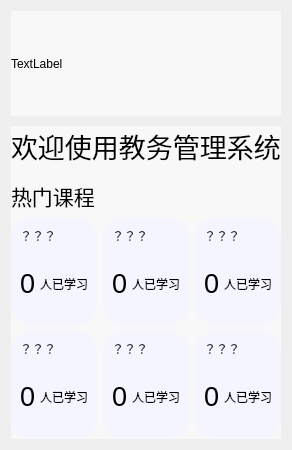
       <widget class="QWidget" name="page">
        <layout class="QHBoxLayout" name="horizontalLayout_5">
         <item>
          <layout class="QVBoxLayout" name="verticalLayout_4" stretch="1,3">
           <property name="spacing">
            <number>10</number>
           </property>
           <item>
            <widget class="QLabel" name="label_2">
             <property name="styleSheet">
              <string notr="true">background-color: rgb(248, 248, 248);</string>
             </property>
             <property name="text">
              <string>TextLabel</string>
             </property>
            </widget>
           </item>
           <item>
            <widget class="QWidget" name="widget_2" native="true">
             <property name="font">
              <font>
               <pointsize>9</pointsize>
              </font>
             </property>
             <property name="styleSheet">
              <string notr="true">background-color: rgb(248, 248, 248);</string>
             </property>
             <layout class="QHBoxLayout" name="horizontalLayout_20">
              <property name="spacing">
               <number>6</number>
              </property>
              <property name="leftMargin">
               <number>0</number>
              </property>
              <property name="topMargin">
               <number>0</number>
              </property>
              <property name="rightMargin">
               <number>0</number>
              </property>
              <property name="bottomMargin">
               <number>0</number>
              </property>
              <item>
               <layout class="QVBoxLayout" name="verticalLayout_13">
                <item>
                 <layout class="QVBoxLayout" name="verticalLayout_6">
                  <property name="spacing">
                   <number>4</number>
                  </property>
                  <item>
                   <widget class="QLabel" name="label_3">
                    <property name="font">
                     <font>
                      <pointsize>20</pointsize>
                     </font>
                    </property>
                    <property name="text">
                     <string>欢迎使用教务管理系统</string>
                    </property>
                   </widget>
                  </item>
                  <item>
                   <layout class="QHBoxLayout" name="horizontalLayout_8">
                    <property name="topMargin">
                     <number>10</number>
                    </property>
                    <property name="rightMargin">
                     <number>20</number>
                    </property>
                    <item>
                     <widget class="QLabel" name="label_4">
                      <property name="font">
                       <font>
                        <pointsize>16</pointsize>
                       </font>
                      </property>
                      <property name="text">
                       <string>热门课程</string>
                      </property>
                     </widget>
                    </item>
                   </layout>
                  </item>
                 </layout>
                </item>
                <item>
                 <layout class="QGridLayout" name="gridLayout">
                  <item row="0" column="0">
                   <widget class="QWidget" name="widget_6" native="true">
                    <property name="styleSheet">
                     <string notr="true">background-color: rgb(245, 245, 255);
border-radius:20px;</string>
                    </property>
                    <layout class="QHBoxLayout" name="horizontalLayout_7">
                     <item>
                      <layout class="QVBoxLayout" name="verticalLayout_5">
                       <item>
                        <widget class="QLabel" name="label_14">
                         <property name="text">
                          <string>？？？</string>
                         </property>
                        </widget>
                       </item>
                       <item>
                        <spacer name="verticalSpacer_2">
                         <property name="orientation">
                          <enum>Qt::Vertical</enum>
                         </property>
                         <property name="sizeHint" stdset="0">
                          <size>
                           <width>20</width>
                           <height>40</height>
                          </size>
                         </property>
                        </spacer>
                       </item>
                       <item>
                        <layout class="QHBoxLayout" name="horizontalLayout_6">
                         <property name="spacing">
                          <number>0</number>
                         </property>
                         <item>
                          <widget class="QLabel" name="label_15">
                           <property name="font">
                            <font>
                             <pointsize>20</pointsize>
                            </font>
                           </property>
                           <property name="text">
                            <string>0</string>
                           </property>
                          </widget>
                         </item>
                         <item>
                          <widget class="QLabel" name="label_16">
                           <property name="text">
                            <string>人已学习</string>
                           </property>
                           <property name="alignment">
                            <set>Qt::AlignRight|Qt::AlignTrailing|Qt::AlignVCenter</set>
                           </property>
                          </widget>
                         </item>
                        </layout>
                       </item>
                       <item>
                        <spacer name="verticalSpacer_3">
                         <property name="orientation">
                          <enum>Qt::Vertical</enum>
                         </property>
                         <property name="sizeHint" stdset="0">
                          <size>
                           <width>20</width>
                           <height>40</height>
                          </size>
                         </property>
                        </spacer>
                       </item>
                      </layout>
                     </item>
                    </layout>
                   </widget>
                  </item>
                  <item row="0" column="1">
                   <widget class="QWidget" name="widget_7" native="true">
                    <property name="styleSheet">
                     <string notr="true">background-color: rgb(245, 245, 255);
border-radius:20px;</string>
                    </property>
                    <layout class="QHBoxLayout" name="horizontalLayout_10">
                     <item>
                      <layout class="QVBoxLayout" name="verticalLayout_8">
                       <item>
                        <widget class="QLabel" name="label_20">
                         <property name="text">
                          <string>？？？</string>
                         </property>
                        </widget>
                       </item>
                       <item>
                        <spacer name="verticalSpacer_6">
                         <property name="orientation">
                          <enum>Qt::Vertical</enum>
                         </property>
                         <property name="sizeHint" stdset="0">
                          <size>
                           <width>20</width>
                           <height>40</height>
                          </size>
                         </property>
                        </spacer>
                       </item>
                       <item>
                        <layout class="QHBoxLayout" name="horizontalLayout_11">
                         <property name="spacing">
                          <number>0</number>
                         </property>
                         <item>
                          <widget class="QLabel" name="label_21">
                           <property name="font">
                            <font>
                             <pointsize>20</pointsize>
                            </font>
                           </property>
                           <property name="text">
                            <string>0</string>
                           </property>
                          </widget>
                         </item>
                         <item>
                          <widget class="QLabel" name="label_22">
                           <property name="text">
                            <string>人已学习</string>
                           </property>
                           <property name="alignment">
                            <set>Qt::AlignRight|Qt::AlignTrailing|Qt::AlignVCenter</set>
                           </property>
                          </widget>
                         </item>
                        </layout>
                       </item>
                       <item>
                        <spacer name="verticalSpacer_7">
                         <property name="orientation">
                          <enum>Qt::Vertical</enum>
                         </property>
                         <property name="sizeHint" stdset="0">
                          <size>
                           <width>20</width>
                           <height>40</height>
                          </size>
                         </property>
                        </spacer>
                       </item>
                      </layout>
                     </item>
                    </layout>
                   </widget>
                  </item>
                  <item row="0" column="2">
                   <widget class="QWidget" name="widget_8" native="true">
                    <property name="styleSheet">
                     <string notr="true">background-color: rgb(245, 245, 255);
border-radius:20px;</string>
                    </property>
                    <layout class="QHBoxLayout" name="horizontalLayout_12">
                     <item>
                      <layout class="QVBoxLayout" name="verticalLayout_9">
                       <item>
                        <widget class="QLabel" name="label_23">
                         <property name="text">
                          <string>？？？</string>
                         </property>
                        </widget>
                       </item>
                       <item>
                        <spacer name="verticalSpacer_8">
                         <property name="orientation">
                          <enum>Qt::Vertical</enum>
                         </property>
                         <property name="sizeHint" stdset="0">
                          <size>
                           <width>20</width>
                           <height>40</height>
                          </size>
                         </property>
                        </spacer>
                       </item>
                       <item>
                        <layout class="QHBoxLayout" name="horizontalLayout_13">
                         <property name="spacing">
                          <number>0</number>
                         </property>
                         <item>
                          <widget class="QLabel" name="label_24">
                           <property name="font">
                            <font>
                             <pointsize>20</pointsize>
                            </font>
                           </property>
                           <property name="text">
                            <string>0</string>
                           </property>
                          </widget>
                         </item>
                         <item>
                          <widget class="QLabel" name="label_25">
                           <property name="text">
                            <string>人已学习</string>
                           </property>
                           <property name="alignment">
                            <set>Qt::AlignRight|Qt::AlignTrailing|Qt::AlignVCenter</set>
                           </property>
                          </widget>
                         </item>
                        </layout>
                       </item>
                       <item>
                        <spacer name="verticalSpacer_9">
                         <property name="orientation">
                          <enum>Qt::Vertical</enum>
                         </property>
                         <property name="sizeHint" stdset="0">
                          <size>
                           <width>20</width>
                           <height>40</height>
                          </size>
                         </property>
                        </spacer>
                       </item>
                      </layout>
                     </item>
                    </layout>
                   </widget>
                  </item>
                  <item row="1" column="0">
                   <widget class="QWidget" name="widget_11" native="true">
                    <property name="styleSheet">
                     <string notr="true">background-color: rgb(245, 245, 255);
border-radius:20px;</string>
                    </property>
                    <layout class="QHBoxLayout" name="horizontalLayout_18">
                     <item>
                      <layout class="QVBoxLayout" name="verticalLayout_12">
                       <item>
                        <widget class="QLabel" name="label_32">
                         <property name="text">
                          <string>？？？</string>
                         </property>
                        </widget>
                       </item>
                       <item>
                        <spacer name="verticalSpacer_14">
                         <property name="orientation">
                          <enum>Qt::Vertical</enum>
                         </property>
                         <property name="sizeHint" stdset="0">
                          <size>
                           <width>20</width>
                           <height>40</height>
                          </size>
                         </property>
                        </spacer>
                       </item>
                       <item>
                        <layout class="QHBoxLayout" name="horizontalLayout_19">
                         <property name="spacing">
                          <number>0</number>
                         </property>
                         <item>
                          <widget class="QLabel" name="label_33">
                           <property name="font">
                            <font>
                             <pointsize>20</pointsize>
                            </font>
                           </property>
                           <property name="text">
                            <string>0</string>
                           </property>
                          </widget>
                         </item>
                         <item>
                          <widget class="QLabel" name="label_34">
                           <property name="text">
                            <string>人已学习</string>
                           </property>
                           <property name="alignment">
                            <set>Qt::AlignRight|Qt::AlignTrailing|Qt::AlignVCenter</set>
                           </property>
                          </widget>
                         </item>
                        </layout>
                       </item>
                       <item>
                        <spacer name="verticalSpacer_15">
                         <property name="orientation">
                          <enum>Qt::Vertical</enum>
                         </property>
                         <property name="sizeHint" stdset="0">
                          <size>
                           <width>20</width>
                           <height>40</height>
                          </size>
                         </property>
                        </spacer>
                       </item>
                      </layout>
                     </item>
                    </layout>
                   </widget>
                  </item>
                  <item row="1" column="1">
                   <widget class="QWidget" name="widget_9" native="true">
                    <property name="styleSheet">
                     <string notr="true">background-color: rgb(245, 245, 255);
border-radius:20px;</string>
                    </property>
                    <layout class="QHBoxLayout" name="horizontalLayout_14">
                     <item>
                      <layout class="QVBoxLayout" name="verticalLayout_10">
                       <item>
                        <widget class="QLabel" name="label_26">
                         <property name="text">
                          <string>？？？</string>
                         </property>
                        </widget>
                       </item>
                       <item>
                        <spacer name="verticalSpacer_10">
                         <property name="orientation">
                          <enum>Qt::Vertical</enum>
                         </property>
                         <property name="sizeHint" stdset="0">
                          <size>
                           <width>20</width>
                           <height>40</height>
                          </size>
                         </property>
                        </spacer>
                       </item>
                       <item>
                        <layout class="QHBoxLayout" name="horizontalLayout_15">
                         <property name="spacing">
                          <number>0</number>
                         </property>
                         <item>
                          <widget class="QLabel" name="label_27">
                           <property name="font">
                            <font>
                             <pointsize>20</pointsize>
                            </font>
                           </property>
                           <property name="text">
                            <string>0</string>
                           </property>
                          </widget>
                         </item>
                         <item>
                          <widget class="QLabel" name="label_28">
                           <property name="text">
                            <string>人已学习</string>
                           </property>
                           <property name="alignment">
                            <set>Qt::AlignRight|Qt::AlignTrailing|Qt::AlignVCenter</set>
                           </property>
                          </widget>
                         </item>
                        </layout>
                       </item>
                       <item>
                        <spacer name="verticalSpacer_11">
                         <property name="orientation">
                          <enum>Qt::Vertical</enum>
                         </property>
                         <property name="sizeHint" stdset="0">
                          <size>
                           <width>20</width>
                           <height>40</height>
                          </size>
                         </property>
                        </spacer>
                       </item>
                      </layout>
                     </item>
                    </layout>
                   </widget>
                  </item>
                  <item row="1" column="2">
                   <widget class="QWidget" name="widget_10" native="true">
                    <property name="styleSheet">
                     <string notr="true">background-color: rgb(245, 245, 255);
border-radius:20px;</string>
                    </property>
                    <layout class="QHBoxLayout" name="horizontalLayout_16">
                     <item>
                      <layout class="QVBoxLayout" name="verticalLayout_11">
                       <item>
                        <widget class="QLabel" name="label_29">
                         <property name="text">
                          <string>？？？</string>
                         </property>
                        </widget>
                       </item>
                       <item>
                        <spacer name="verticalSpacer_12">
                         <property name="orientation">
                          <enum>Qt::Vertical</enum>
                         </property>
                         <property name="sizeHint" stdset="0">
                          <size>
                           <width>20</width>
                           <height>40</height>
                          </size>
                         </property>
                        </spacer>
                       </item>
                       <item>
                        <layout class="QHBoxLayout" name="horizontalLayout_17">
                         <property name="spacing">
                          <number>0</number>
                         </property>
                         <item>
                          <widget class="QLabel" name="label_30">
                           <property name="font">
                            <font>
                             <pointsize>20</pointsize>
                            </font>
                           </property>
                           <property name="text">
                            <string>0</string>
                           </property>
                          </widget>
                         </item>
                         <item>
                          <widget class="QLabel" name="label_31">
                           <property name="text">
                            <string>人已学习</string>
                           </property>
                           <property name="alignment">
                            <set>Qt::AlignRight|Qt::AlignTrailing|Qt::AlignVCenter</set>
                           </property>
                          </widget>
                         </item>
                        </layout>
                       </item>
                       <item>
                        <spacer name="verticalSpacer_13">
                         <property name="orientation">
                          <enum>Qt::Vertical</enum>
                         </property>
                         <property name="sizeHint" stdset="0">
                          <size>
                           <width>20</width>
                           <height>40</height>
                          </size>
                         </property>
                        </spacer>
                       </item>
                      </layout>
                     </item>
                    </layout>
                   </widget>
                  </item>
                 </layout>
                </item>
               </layout>
              </item>
             </layout>
            </widget>
           </item>
          </layout>
         </item>
        </layout>
       </widget>
